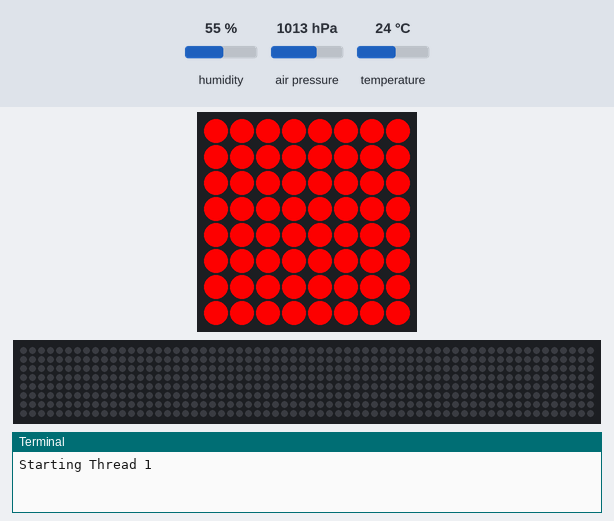
Bench run of a program on a simulated Raspberry Pi (BCM pin numbers) with a Sense HAT. Shown: the Sense HAT's 8×8 RGB LED matrix, a strip that is not on the board, showing the scrolling text unrolled, the last lines printed to the terminal. The test bench sets the inputs (shaded band); at power-on: humidity 55 %, air pressure 1013 hPa, temperature 24 °C. The 64×8 strip is a reading aid, not a part: it shows the text the matrix is scrolling, unrolled, one strip-width of it at a time; threads take turns every 2 ms; the clock reads 2024-03-15 10:24:30 at power-on unless the program sets it.

Above: at 1.1 s.
At 3.6 s:
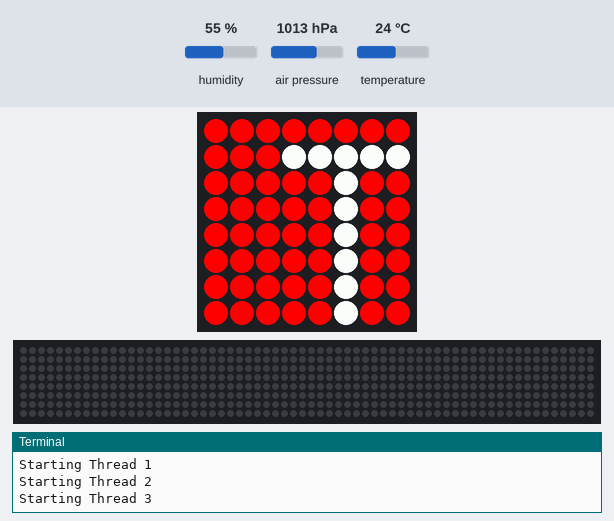
At 12.1 s:
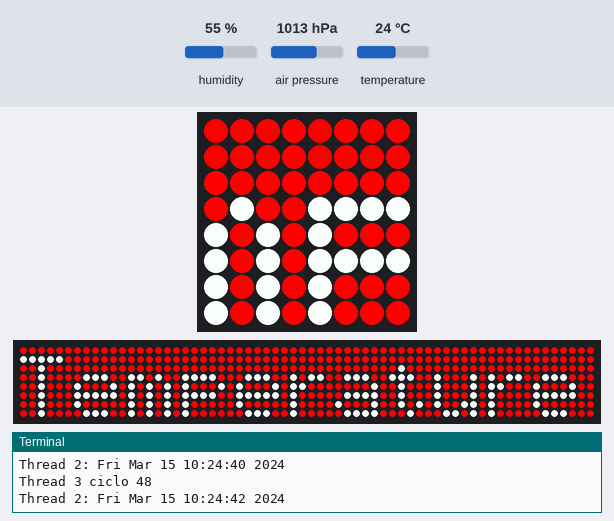
At 20.6 s:
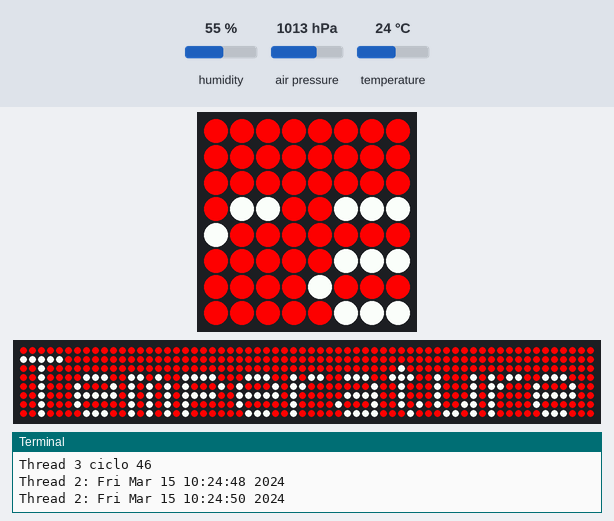
At 29.6 s:
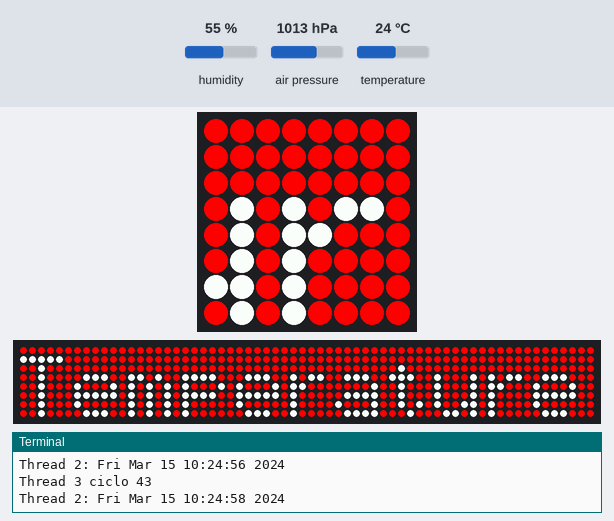
At 39.1 s:
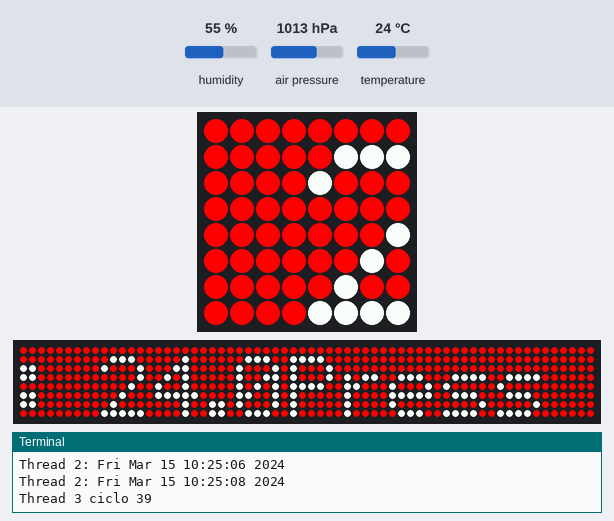

Measured:
- what the display in image 1 shows lasts 0.5 s, from 3.5 s to 4.0 s

The program:

thread_sense.py
```python
import threading
import time
from random import randint
from sense_hat import SenseHat
sense = SenseHat()

#Define the colours red and green
red = (255, 0, 0)
green = (0, 255, 0)
black = (0,0,0)
orange = (255, 255, 0)
white = (255,255,255)
blue = (0, 0, 255)

exitFlag = 0

class TestThread(threading.Thread):
    def __init__(self, threadID, name, counter):
        threading.Thread.__init__(self)
        self.threadID = threadID
        self.name = name
        self.counter = counter

    def run(self):
        time.sleep(self.counter)
        print("Starting " + self.name)
        if self.threadID == 1:
            acq_sensori(self.name, self.counter, 2)

        if self.threadID == 2:
            print_time(self.name, self.counter, 50)

        if self.threadID == 3:
            print_counter(self.name, self.counter, 50)

#  DEFINIZIONE  THREAD  ID = 1
#  Dichiarazione di tutte le azioni che devono essere svolte dal THREAD
def acq_sensori(threadName, delay, counter):

    # background
    bg = red

    # colore testo
    tx = white

    # Lettura dai sensori del SenseHat acquisizione Temperatura, Pressione, Humidity
    t = sense.get_temperature()
    p = sense.get_pressure()
    h = sense.get_humidity()

    # Arrotondamento ad una cifra decimale
    t = round(t, 1)
    p = round(p, 1)
    h = round(h, 1)

    # str() conversione valori int in string per poterli concatenare
    message = "Temperature: " + str(t) + "Pressure: " + str(p) + "Humidity: " + str(h)

    # Visualizzazione messaggio scorrevole SenseHat
    sense.show_message(message, text_colour=tx, scroll_speed=0.50, back_colour=bg)

#  DEFINIZIONE  THREAD  ID = 2
#  Dichiarazione di tutte le azioni che devono essere svolte dal THREAD
def print_time(threadName, delay, counter):
    while counter:
        if exitFlag:
            threadName.exit()
        time.sleep(delay)
        print("%s: %s" % (threadName, time.ctime(time.time())))
        counter -= 1

#  DEFINIZIONE  THREAD  ID = 3
#  Dichiarazione di tutte le azioni che devono essere svolte dal THREAD
def print_counter(threadName, delay, counter):
    while counter:
        if exitFlag:
            threadName.exit()
        time.sleep(delay)
        print(threadName, "ciclo", str(counter))
        counter -= 1

# Create new threads
thread1 = TestThread(1, "Thread 1", 1)
thread2 = TestThread(2, "Thread 2", 2)
thread3 = TestThread(3, "Thread 3", 3)

# Start new Threads
thread1.start()
thread2.start()
thread3.start()
thread1.join()
thread2.join()
thread3.join()
print("Fine del main thread")
```
